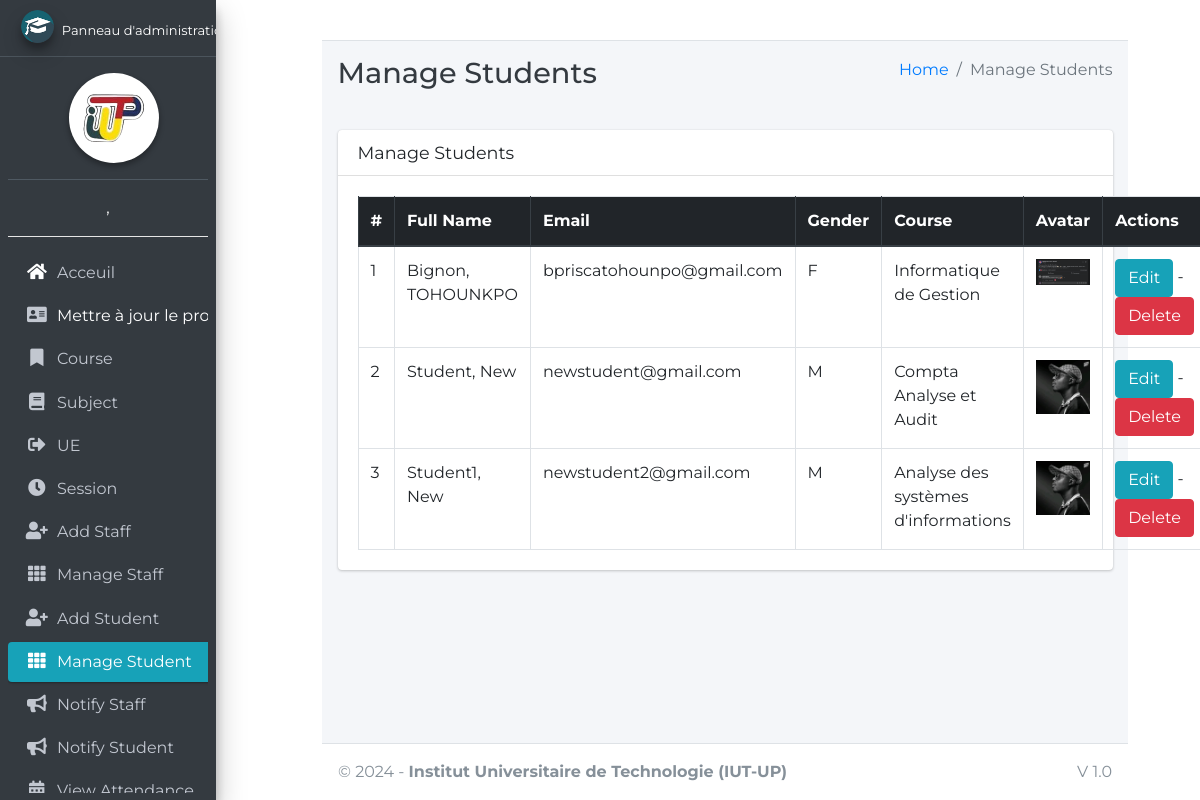
Before: /student/manage/ (signed in) with the older database file.
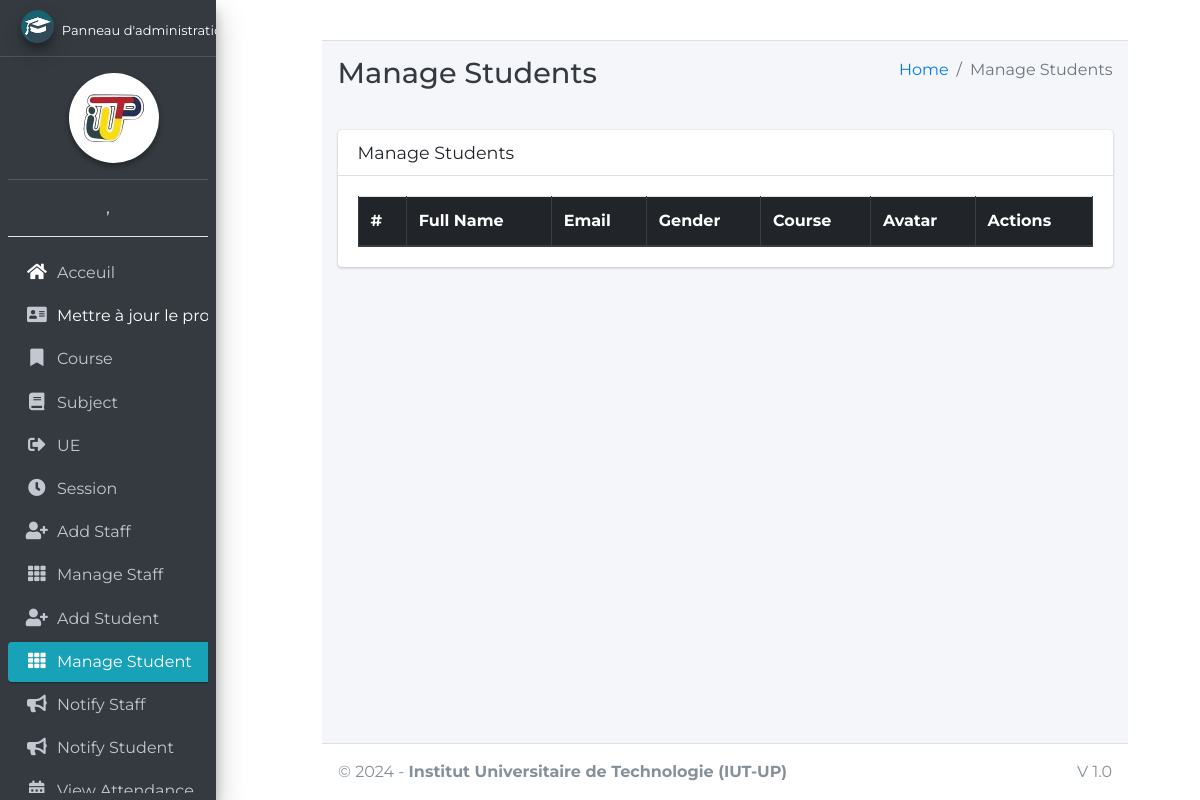
After: the same page with the newer database file.
### main_app/models.py (models this page shows, shortened)
class CustomUser(AbstractUser):
    USER_TYPE = ((1, "HOD"), (2, "Staff"), (3, "Student"))
    GENDER = [("M", "Male"), ("F", "Female")]
    username = None  # Removed username, using email instead
    email = models.EmailField(unique=True)
    user_type = models.CharField(default=1, choices=USER_TYPE, max_length=1)
    gender = models.CharField(max_length=1, choices=GENDER)
    profile_pic = models.ImageField()
    address = models.TextField()
    fcm_token = models.TextField(default="")  # For firebase notifications
    created_at = models.DateTimeField(auto_now_add=True)
    updated_at = models.DateTimeField(auto_now=True)
    USERNAME_FIELD = "email"
    REQUIRED_FIELDS = []
    objects = CustomUserManager()
    def __str__(self):
        return self.last_name + ", " + self.first_name

class Student(models.Model):
    admin = models.OneToOneField(CustomUser, on_delete=models.CASCADE)
    course = models.ForeignKey(Course, on_delete=models.DO_NOTHING, null=True, blank=False)
    session = models.ForeignKey(Session, on_delete=models.DO_NOTHING, null=True)
    cycle = models.ForeignKey(Cycle, on_delete=models.DO_NOTHING, null=True)
    years = models.ForeignKey(Years, on_delete=models.DO_NOTHING, null=True)

class Course(models.Model):
    name = models.CharField(max_length=120)
    cycle = models.ForeignKey(Cycle, on_delete=models.DO_NOTHING, null=True)
    created_at = models.DateTimeField(auto_now_add=True)
    updated_at = models.DateTimeField(auto_now=True)

### main_app/hod_views.py (the view)
# urls.py: path("student/manage/", hod_views.manage_student, name='manage_student'),
def manage_student(request):
    students = CustomUser.objects.filter(user_type=3)
    context = {
        'students': students,
        'page_title': 'Manage Students'
    }
    return render(request, "hod_template/manage_student.html", context)

### main_app/templates/hod_template/manage_student.html
{% extends 'main_app/base.html' %}
{% load static %}
{% block page_title %}{{page_title}}{% endblock page_title %}
{% block content %}
<section class="content">
    <div class="container-fluid">
        <div class="row">
            <div class="col-md-12">
                <div class="card">
                    <div class="card-header">
                        <h3 class="card-title">{{page_title}}</h3>
                    </div>
                    <div class="card-body">
                        <table id="example2" class="table table-bordered table-hover">
                            <thead class="thead-dark">
                                <tr>
                                    <th>#</th>
                                    <th>Full Name</th>
                                    <th>Email</th>
                                    <th>Gender</th>
                                    <th>Course</th>
                                    <th>Avatar</th>
                                    <th>Actions</th>
                                </tr>
                            </thead>
                            <tbody>
                                {% for student in students %}
                                <tr>
                                    <td>{{ forloop.counter }}</td>
                                    <td>{{student.last_name}}, {{student.first_name}}</td>
                                    <td>{{student.email}}</td>
                                    <td>{{student.gender}}</td>
                                    <td>{{student.student.course.name}}</td>
                                    <td>
                                        {% if student.profile_pic == ""  %}
                                        No Image
                                        {% else %}
                                        <img class="img img-fluid mb-2" height="56" width="56"
                                            src="{{student.profile_pic}}" alt="">
                                        {% endif %}
                                    </td>
                                    <td><a href="{% url 'edit_student' student.student.id %}" class="btn btn-info">Edit</a> -
                                        <a href="{% url 'delete_student' student.student.id %}" class="btn btn-danger" onclick="return confirm('Are you sure about this ?')">Delete</a>
                                    </td>
                                </tr>
                                {% endfor %}
                            </tbody>
                        </table>
                    </div>
                </div>
            </div>
        </div>
    </div>
</section>
{% endblock content %}

Changed rows visible on the page:
removed CustomUser: last_name "Bignon", first_name "TOHOUNKPO", email "bpriscatohounpo@gmail.com", gender "F", student.course.name "Informatique de Gestion", shows a picture
removed CustomUser: last_name "Student", first_name "New", email "newstudent@gmail.com", gender "M", student.course.name "Compta Analyse et Audit", profile_pic (picture)
removed CustomUser: last_name "Student1", first_name "New", email "newstudent2@gmail.com", gender "M", student.course.name "Analyse des systèmes d'informations", profile_pic (picture)
